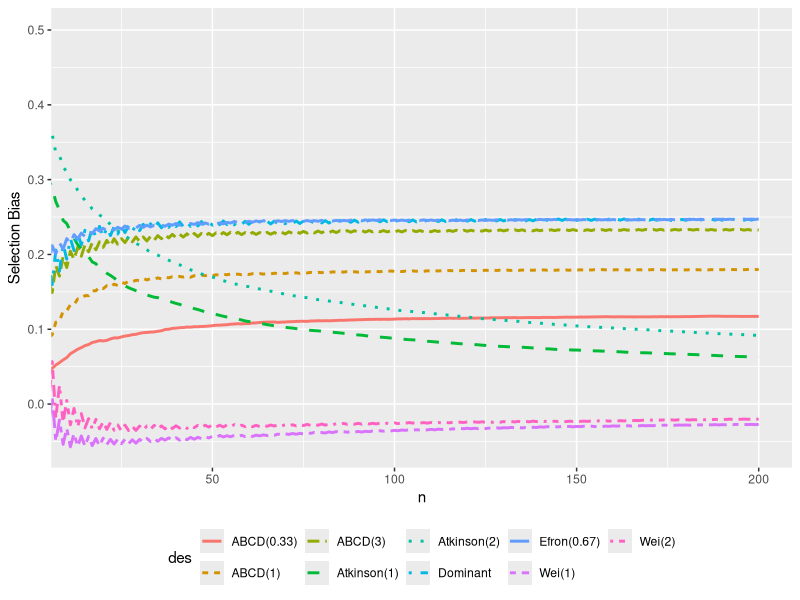
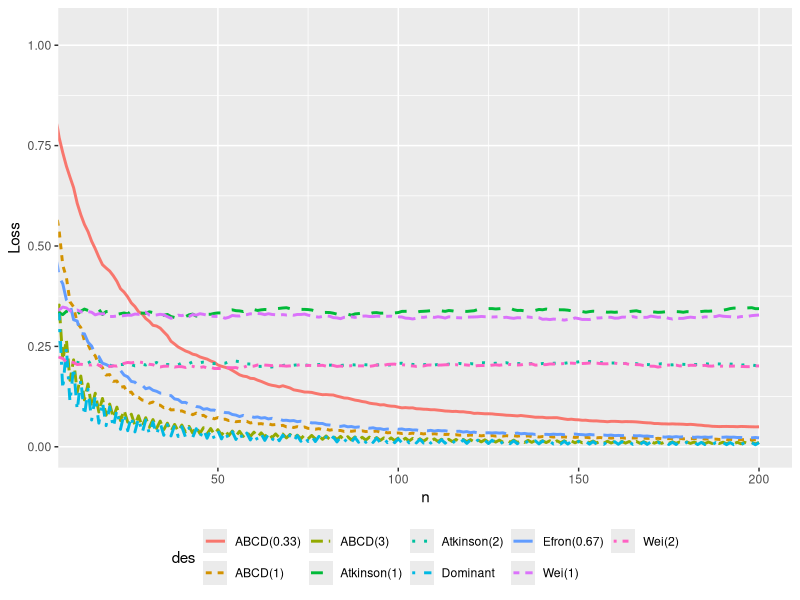

Write R code to recreate these figures, in order. (Note: this script raises an error after producing the figures.)

# Adaptive Design Comparison – Full Simulation
rm(list = ls())

library(ggplot2)
library(ggpubr)
library(progress)

# Settings
n <- 200
M <- 5000
p <- 2/3
a <- c(3, 1, 1/3)
t.atkin <- 1:2
wei.t <- 1:2

set.seed(1)

# Data containers
delta.Efron <- G.Efron <- D.Efron <- matrix(NA, ncol = n, nrow = length(p))
delta.ABCD <- G.ABCD <- D.ABCD <- matrix(NA, ncol = n, nrow = length(a))
delta.Atkin <- G.Atkin <- D.Atkin <- matrix(NA, ncol = n, nrow = length(t.atkin))
delta.Wei <- G.Wei <- D.Wei <- matrix(NA, ncol = n, nrow = length(wei.t))
delta.Dom <- G.Dom <- D.Dom <- matrix(NA, ncol = n, nrow = 1)

SB.Efron <- L.Efron <- array(NA, dim = c(M, n, length(p)))
SB.ABCD <- L.ABCD <- array(NA, dim = c(M, n, length(a)))
SB.Atkin <- L.Atkin <- array(NA, dim = c(M, n, length(t.atkin)))
SB.Wei <- L.Wei <- array(NA, dim = c(M, n, length(wei.t)))
SB.Dom <- L.Dom <- array(NA, dim = c(M, n, 1))

pb <- progress_bar$new(format = " [:bar] :percent eta: :eta", total = M, width = 60)

for (h in 1:M) {
  # Initial patient
  delta.Efron[, 1] <- rbinom(length(p), 1, .5)
  delta.ABCD[, 1] <- rbinom(length(a), 1, .5)
  delta.Atkin[, 1] <- rbinom(length(t.atkin), 1, .5)
  delta.Wei[, 1] <- rbinom(length(wei.t), 1, .5)
  delta.Dom[, 1] <- rbinom(1, 1, .5)
  
  G.Efron[, 1] <- G.ABCD[, 1] <- G.Atkin[, 1] <- G.Wei[, 1] <- rbinom(length(p), 1, .5)
  G.Dom[1, 1] <- rbinom(1, 1, .5)
  
  D.Efron[, 1] <- 2 * delta.Efron[, 1] - 1
  D.ABCD[, 1] <- 2 * delta.ABCD[, 1] - 1
  D.Atkin[, 1] <- 2 * delta.Atkin[, 1] - 1
  D.Wei[, 1] <- 2 * delta.Wei[, 1] - 1
  D.Dom[1, 1] <- 2 * delta.Dom[1, 1] - 1
  
  for (i in 2:n) {
    for (e in 1:length(p)) {
      if (D.Efron[e, i - 1] == 0) {
        delta.Efron[e, i] <- rbinom(1, 1, .5)
        G.Efron[e, i] <- rbinom(1, 1, .5)
      } else if (D.Efron[e, i - 1] >= 1) {
        delta.Efron[e, i] <- rbinom(1, 1, 1 - p[e])
        G.Efron[e, i] <- as.numeric(delta.Efron[e, i] == 0)
      } else {
        delta.Efron[e, i] <- rbinom(1, 1, p[e])
        G.Efron[e, i] <- as.numeric(delta.Efron[e, i] == 1)
      }
      D.Efron[e, i] <- 2 * sum(delta.Efron[e, 1:i]) - i
    }
    
    for (j in 1:length(a)) {
      if (D.ABCD[j, i - 1] == 0) {
        delta.ABCD[j, i] <- rbinom(1, 1, .5)
        G.ABCD[j, i] <- rbinom(1, 1, .5)
      } else if (D.ABCD[j, i - 1] >= 1) {
        delta.ABCD[j, i] <- rbinom(1, 1, 1 / (D.ABCD[j, i - 1]^a[j] + 1))
        G.ABCD[j, i] <- as.numeric(delta.ABCD[j, i] == 0)
      } else {
        delta.ABCD[j, i] <- rbinom(1, 1, abs(D.ABCD[j, i - 1])^a[j] / (abs(D.ABCD[j, i - 1])^a[j] + 1))
        G.ABCD[j, i] <- as.numeric(delta.ABCD[j, i] == 1)
      }
      D.ABCD[j, i] <- 2 * sum(delta.ABCD[j, 1:i]) - i
    }
    
    for (t in 1:length(t.atkin)) {
      if (D.Atkin[t, i - 1] == 0) {
        delta.Atkin[t, i] <- rbinom(1, 1, .5)
        G.Atkin[t, i] <- rbinom(1, 1, .5)
      } else {
        imbalance <- sum(1 - delta.Atkin[t, 1:(i - 1)])^t.atkin[t]
        balance <- sum(delta.Atkin[t, 1:(i - 1)])^t.atkin[t]
        p.alloc <- imbalance / (balance + imbalance)
        delta.Atkin[t, i] <- rbinom(1, 1, p.alloc)
        G.Atkin[t, i] <- as.numeric((D.Atkin[t, i - 1] >= 1 && delta.Atkin[t, i] == 0) ||
                                      (D.Atkin[t, i - 1] <= -1 && delta.Atkin[t, i] == 1))
      }
      D.Atkin[t, i] <- 2 * sum(delta.Atkin[t, 1:i]) - i
    }
    
    for (w in 1:length(wei.t)) {
      x <- D.Wei[w, i - 1] / (i - 1)
      f.x <- (1 - x)^wei.t[w] / ((1 - x)^wei.t[w] + (1 + x)^wei.t[w])
      delta.Wei[w, i] <- rbinom(1, 1, f.x)
      G.Wei[w, i] <- as.numeric((D.Wei[w, i - 1] >= 1 && delta.Wei[w, i] == 0) ||
                                  (D.Wei[w, i - 1] <= -1 && delta.Wei[w, i] == 1))
      D.Wei[w, i] <- 2 * sum(delta.Wei[w, 1:i]) - i
    }
    
    d.prev <- D.Dom[1, i - 1]
    if (abs(d.prev) <= 1) {
      delta.Dom[1, i] <- rbinom(1, 1, 0.5)
      G.Dom[1, i] <- rbinom(1, 1, 0.5)
    } else if (d.prev > 1) {
      delta.Dom[1, i] <- 0
      G.Dom[1, i] <- 1
    } else {
      delta.Dom[1, i] <- 1
      G.Dom[1, i] <- 1
    }
    D.Dom[1, i] <- 2 * sum(delta.Dom[1, 1:i]) - i
  }
  
  for (e in 1:length(p)) {
    SB.Efron[h, , e] <- 2 * cumsum(G.Efron[e, ]) / 1:n - 1
    L.Efron[h, , e] <- D.Efron[e, ]^2 / 1:n
  }
  for (j in 1:length(a)) {
    SB.ABCD[h, , j] <- 2 * cumsum(G.ABCD[j, ]) / 1:n - 1
    L.ABCD[h, , j] <- D.ABCD[j, ]^2 / 1:n
  }
  for (t in 1:length(t.atkin)) {
    SB.Atkin[h, , t] <- 2 * cumsum(G.Atkin[t, ]) / 1:n - 1
    L.Atkin[h, , t] <- D.Atkin[t, ]^2 / 1:n
  }
  for (w in 1:length(wei.t)) {
    SB.Wei[h, , w] <- 2 * cumsum(G.Wei[w, ]) / 1:n - 1
    L.Wei[h, , w] <- D.Wei[w, ]^2 / 1:n
  }
  SB.Dom[h, , 1] <- 2 * cumsum(G.Dom[1, ]) / 1:n - 1
  L.Dom[h, , 1] <- D.Dom[1, ]^2 / 1:n
  
  pb$tick()
}

# Averages
Loss.Efron <- apply(L.Efron, c(2, 3), mean)
Sel.Bias.Efron <- apply(SB.Efron, c(2, 3), mean)
Loss.ABCD <- apply(L.ABCD, c(2, 3), mean)
Sel.Bias.ABCD <- apply(SB.ABCD, c(2, 3), mean)
Loss.Atkinson <- apply(L.Atkin, c(2, 3), mean)
Sel.Bias.Atkinson <- apply(SB.Atkin, c(2, 3), mean)
Loss.Wei <- apply(L.Wei, c(2, 3), mean)
Sel.Bias.Wei <- apply(SB.Wei, c(2, 3), mean)
Loss.Dom <- colMeans(L.Dom[, , 1])
Sel.Bias.Dom <- colMeans(SB.Dom[, , 1])

# Labels and plot
lab.s <- c(
  paste("Efron(", round(p, 2), ")", sep = ""),
  paste("ABCD(", round(a, 2), ")", sep = ""),
  paste("Atkinson(", t.atkin, ")", sep = ""),
  paste("Wei(", wei.t, ")", sep = ""),
  "Dominant"
)

dfL <- data.frame(
  x = rep(1:n, length(lab.s)),
  y = c(as.vector(Loss.Efron), as.vector(Loss.ABCD), as.vector(Loss.Atkinson), as.vector(Loss.Wei), Loss.Dom),
  des = factor(rep(lab.s, each = n))
)

dfB <- data.frame(
  x = rep(1:n, length(lab.s)),
  y = c(as.vector(Sel.Bias.Efron), as.vector(Sel.Bias.ABCD), as.vector(Sel.Bias.Atkinson), as.vector(Sel.Bias.Wei), Sel.Bias.Dom),
  des = factor(rep(lab.s, each = n))
)

plotL <- ggplot(dfL, aes(x = x, y = y)) +
  geom_line(aes(linetype = des, color = des), size = 1) +
  labs(x = "n", y = "Loss") +
  theme(legend.position = 'bottom') +
  coord_cartesian(xlim = c(15, n))

plotB <- ggplot(dfB, aes(x = x, y = y)) +
  geom_line(aes(linetype = des, color = des), size = 1) +
  labs(x = "n", y = "Selection Bias") +
  theme(legend.position = 'bottom') +
  coord_cartesian(xlim = c(15, n))

# Show plots
windows()
ggarrange(plotL, plotB, nrow = 2, common.legend = TRUE, legend = "bottom")
